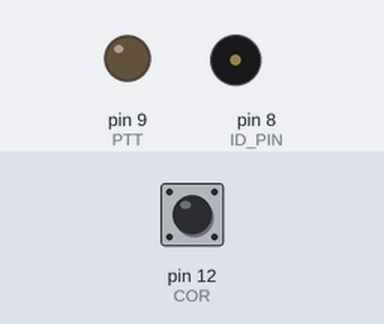
A sketch run on a simulated Arduino Uno, built with avr-gcc and run on an emulated ATmega328P. Parts: output pins drawn as LEDs (lit = HIGH), buzzer (waves = sounding). The test bench sets the inputs (shaded band); at power-on: pin 12 (COR) HIGH. What the sketch prints to the serial monitor is not drawn.

Above: at 0.1 s.
At 3.48 s:
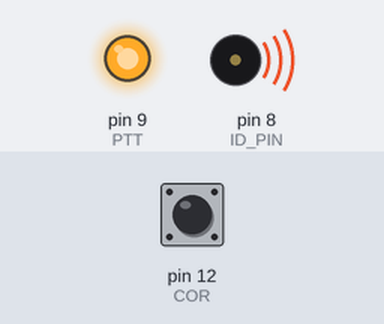
At 6.9 s:
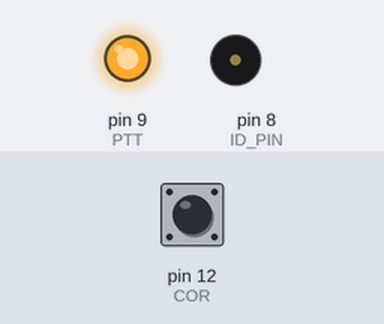
Timing chart, 0 to 8.9 s (numbered marks = the images above):
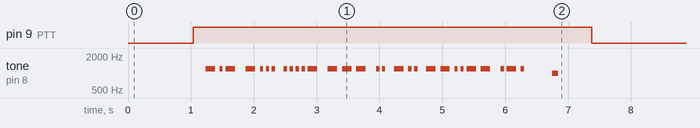

The sketch:

RepeaterController.ino
```cpp
// (licence header left out)
/*
 * Note: The Arduino Time Libnrary is required, it can be found at
 * http://playground.arduino.cc/Code/Time See the Arduino website:
 * http://arduino.cc/en/Guide/Libraries for info on how to import
 * libraries.
 *
 * Please note that this library will only work as-is with pre-1.5.7
 * versions of the Arduino IDE, because it uses PROGMEM. Current
 * versions of the Arduino IDE (1.5.7 and later) require type
 * declarations involving PROGMEM to be 'const'
 */
#include <Time.h>
//#include "pitches.h"

// Here we define the starting values of the ID and Squelch Tail
// Timers
#define DEFAULT_ID_TIMER 600       // In Seconds
#define DEFAULT_SQ_TIMER 1         // In Seconds

// other misc timer values
#define ID_PTT_DELAY  200       // in mS
#define ID_PTT_HANG   500       // in mS
#define CW_MIN_DELAY  30        // in mS
#define COR_DEBOUNCE_DELAY  50  // in mS

// These values define what the DIO input pin state is when this
// input is active or not. These two cases are inverses of each
// other, comment out the following define to make COR follow
// NEGATIVE logic

//#define COR_POSITIVE
#ifdef COR_POSITIVE
  #define COR_ON   HIGH    // DIO Pin state when COR is active
  #define COR_OFF  LOW     // DIO Pin state when COR is not active
#else
  #define COR_ON   LOW     // DIO Pin state when COR is active
  #define COR_OFF  HIGH    // DIO Pin state when COR is not active
#endif

// These values define what the DIO output pin state is when this
// output is active or not. These two cases are inverses of each
// other, comment out the following define to make PTT follow
// NEGATIVE logic

#define PTT_POSITIVE
#ifdef PTT_POSITIVE
  #define PTT_ON   HIGH    // DIO Pin state when PTT is active
  #define PTT_OFF  LOW     // DIO Pin state when PTT is not active
#else
  #define PTT_ON   LOW     // DIO Pin state when PTT is active
  #define PTT_OFF  HIGH    // DIO Pin state when PTT is not active
#endif

// Master enum of state machine states
enum CtrlStates {
  CS_START,
  CS_IDLE,
  CS_DEBOUNCE_COR_ON,
  CS_PTT_ON,
  CS_PTT,
  CS_DEBOUNCE_COR_OFF,
  CS_SQT_ON,
  CS_SQT_BEEP,
  CS_SQT,
  CS_SQT_OFF,
  CS_PTT_OFF,
  CS_ID
};

enum BeepTypes {
  CBEEP_NONE,
  CBEEP_SINGLE,
  CBEEP_DEDOOP,
  CBEEP_DODEEP,
  CBEEP_DEDEEP
};

// This is where we define what DIO PINs map to what functions
int PTT = 9;      // DIO Pin number for the PTT out - 9
int COR = 12;     // DIO Pin number for the COR in - 12
int CORLED = 7;  // DIO Pin number for the COR indicator LED - 11
int ID_PIN = 8;   // DIO Pin for the ID Audio output tone

// This is where the callsign is mapped in dah/dit/spaces
// e.g. N0S would be 3,1,0,3,3,3,3,3,0,3,3,3,0
// Put your call here, then count the number of elements and set
// NumElements below
int Elements[] = {
  3,1,3,0,3,1,1,1,0,1,1,1,1,3,0,3,3,3,0,1,1,0,3,1,1,0,3,3,1,1,3,3,0,1,3,1
};

// Here's where we define some of the CW ID characteristics
int NumElements = 36;    // This is the number of elements in the ID
int ID_tone = 1200;      // Audio frequency of CW ID
int BEEP_tone = 1000;    // Audio frequency of Courtesy Beep
int BeepDuration = 2;    // Courtesy Tone length (in CWID increments)
int CW_TIMEBASE = 50;   // CW ID Speed (This is a delay in mS)
// (50 is about 20wpm)

#define CBEEP_TYPE  CBEEP_SINGLE

// Timer definitions
time_t ticks;            // Current elapsed time in seconds
time_t IDTimer;          // next expire time for ID timer
time_t SQTimer;          // next expire time for Squelch Tail timer

// timer reset value definitions
int SQTimerValue;        // Squelch Tail interval time - in Seconds
int IDTimerValue;        // ID Timer interval time - in Seconds

// rptr run states
int nextState = 0;  // next state
int rptrState = 0;  // current state
int prevState = 0;  // previous state

// various DIO pin states
boolean CORValue;  // current COR value
boolean pCORValue; // previous COR value
boolean PTTValue;  // current PTT state

boolean Need_ID;   // Whether on not we need to ID

/* This function will reset the ID Timer by adding the
 * timer interval value to the current elapsed time
 */
void reset_id_timer() {
  IDTimer = ticks + IDTimerValue;
}

void beep(int freq, int duration) {
  // Start Playing the beep
  tone(ID_PIN,freq,duration);

  // Wait for the note to end
  delay(duration);

  // stop playing the beep
  noTone(ID_PIN);
}

/* This function will play the courtesy beep. Blocking call */
void do_cbeep(void) {

  // wait 200 mS
  delay(ID_PTT_DELAY);

  // Calculate the Courtesy Tone duration
  int BeepDelay = BeepDuration * CW_TIMEBASE;

  switch(CBEEP_TYPE)
  {
    case CBEEP_NONE:
      break;

    case CBEEP_DEDOOP:
      beep(ID_tone,BeepDelay*2);
      delay(BeepDelay);
      beep(BEEP_tone,BeepDelay);
      break;

    case CBEEP_DODEEP:
      beep(BEEP_tone,BeepDelay*2);
      delay(BeepDelay);
      beep(ID_tone,BeepDelay);
      break;

    case CBEEP_DEDEEP:
      beep(BEEP_tone,BeepDelay);
      delay(BeepDelay);
      beep(BEEP_tone,BeepDelay);
      break;

    case CBEEP_SINGLE:
    default:
      beep(BEEP_tone,BeepDelay);
      break;
  }

  // A little delay never hurts
  delay(CW_MIN_DELAY);

}

/* this function will play the CW ID *BLOCKING CALL* */
void do_ID() {
  // exit if we do not need to ID yet
  if (!Need_ID)
    return;

  // We turn on the PTT output
  PTTValue = PTT_ON;
  digitalWrite(PTT, PTTValue);

  // wait 200 mS
  delay(ID_PTT_DELAY);

  // calculate the length of time to wait for the ID tone
  // to quit playing.
  int InterElementDelay = CW_TIMEBASE * 1.3;

  // We Play the ID elements
  for (int Element = 0; Element < NumElements; Element++) {
    if (Elements[Element] != 0) {
      tone(ID_PIN,ID_tone,Elements[Element] * CW_TIMEBASE);
      delay(Elements[Element] * InterElementDelay);
      noTone(ID_PIN);
    }
    else
      delay(InterElementDelay);

    // add a little extra inter element delay
    delay(CW_MIN_DELAY);
  }

  // wait 200 mS
  delay(ID_PTT_DELAY);

  // do courtesy beep
  do_cbeep();

  // we give a little PTT hang time
  delay(ID_PTT_HANG);

  // Turn off the PTT
  PTTValue = PTT_OFF;
  digitalWrite(PTT, PTTValue);

  // reset the ID timer
  reset_id_timer();
  // turn off need id
  Need_ID = LOW;
}

/* This function will print current repeater operating states
 * to the serial port. For debuggin purposes only.
 */
void show_state_info() {
  Serial.print ("t:");
  Serial.print (now(),DEC);
  Serial.print (":state:");
  Serial.print (prevState,DEC);
  Serial.print (",");
  Serial.print (rptrState,DEC);
  Serial.print (",");
  Serial.print (nextState,DEC);
  Serial.print (":C:");
  Serial.print (CORValue,DEC);
  Serial.print (",");
  Serial.print (pCORValue,DEC);
  Serial.print (":P:");
  Serial.println (PTTValue,DEC);
}

/* One time startup init loop */
void setup() {

  // set up the Serial Connection
  Serial.begin (9600);

  // Determine the size of the Elements array
  NumElements = sizeof(Elements)/2;

  // Get a current tick timer value
  ticks = now();

  // initialize the timers
  SQTimerValue = DEFAULT_SQ_TIMER;
  IDTimerValue = DEFAULT_ID_TIMER;

  // incase any setup code needs to know what state we are in
  rptrState = CS_START;

  // setup the DIO pins for the right modes
  pinMode(PTT, OUTPUT);
  pinMode(COR, INPUT);

  // make sure we start with PTT off
  digitalWrite(PTT, PTT_OFF);

  // Get current values for COR
  CORValue = digitalRead(COR);
  pCORValue = CORValue;

  // Here is the first state we jump to
  rptrState = CS_IDLE;

  Serial.print ("Start Time:");
  Serial.println (now(),DEC);

  Serial.print ("ID_Tone:");
  Serial.println (ID_tone,DEC);

  Serial.print ("Beep_Tone:");
  Serial.println (BEEP_tone,DEC);

  Serial.print ("NumElements:");
  Serial.println (NumElements,DEC);

  // make sure we ID at startup.
  Need_ID = HIGH;
}

void get_cor() {
  // Read the COR input and store it in a global
  CORValue = digitalRead(COR);
  // lite the external COR indicator LED
  if (CORValue == COR_ON)
    digitalWrite(CORLED,HIGH);
  else
    digitalWrite(CORLED,LOW);
}

void loop() {

  // grab the current elapsed time
  ticks = now();

  // grab the current COR value
  get_cor();

  // execute the state machibe
  switch(rptrState)
  {
    case CS_START:
      // do nothing
      break;

    case CS_IDLE:
      // wait for COR to activate, then jump to debounce
      if (CORValue == COR_ON) {
        pCORValue = CORValue;
        rptrState = CS_DEBOUNCE_COR_ON;
      }

      // look for ID timer expiry
      if (ticks > IDTimer && Need_ID)
        rptrState = CS_ID;

      break;

    case CS_DEBOUNCE_COR_ON:
      // ideally we will delay here a little while and test
      // the current value (after the delay) with the pCORValue
      // to prove its not a flake
      delay(COR_DEBOUNCE_DELAY);
      if ( pCORValue != digitalRead(COR)) {
        rptrState = CS_IDLE;  // FLAKE - bail back to IDLE
      } else {
        nextState = CS_PTT;    // where we will go after PTT_ON
        rptrState = CS_PTT_ON;  // good COR - PTT ON
      }
      break;

    case CS_PTT_ON:
      // turn on PTT
      PTTValue = PTT_ON;
      digitalWrite(PTT, PTTValue);
      // jump to the desired next state (set by the previous state)
      rptrState = nextState;
      break;

    case CS_PTT:
      // we stay in this state and wait for COR to DROP (de-activate),
      // then jump to debounce
      if (CORValue != COR_ON)
        rptrState = CS_DEBOUNCE_COR_OFF;
      break;

    case CS_DEBOUNCE_COR_OFF:
      // ideally we will delay here a little while and test
      // the result with the pCORValue to prove its not a flake
      delay(COR_DEBOUNCE_DELAY);
      if ( CORValue != digitalRead(COR))
        rptrState = CS_PTT;  // FLAKE - ignore
      else
        rptrState = CS_SQT_ON;  // COR dropped, go to sqt
      break;

    case CS_SQT_ON:
      // set SQTimer active
      SQTimer = ticks + SQTimerValue;
      // jump to next state
      rptrState = CS_SQT_BEEP;
      break;

    case CS_SQT_BEEP:
      // Do the courtesy beep
      do_cbeep();
      // jump to CS_SQT to wait for SQT timer
      rptrState = CS_SQT;
      break;

    case CS_SQT:
      // We stay in this state until SQTimer expires, then
      // we jump to to CS_SQT_OFF
      if (ticks > SQTimer)
        rptrState = CS_SQT_OFF;
      if (CORValue == COR_ON) {
        pCORValue = CORValue;
        rptrState = CS_DEBOUNCE_COR_ON;
      }
      break;

    case CS_SQT_OFF:
      // set SQTail not active
      nextState = CS_IDLE;
      rptrState = CS_PTT_OFF;
      // We just got done transmitting, so we need
     // to ID next time the ID timer expires
      Need_ID = HIGH;
      break;

    case CS_PTT_OFF:
      // Turn the PTT off
      PTTValue = PTT_OFF;
      digitalWrite(PTT, PTTValue);
      // jump to the desired next state (set by the previous state)
      rptrState = nextState;
      break;

    case CS_ID:
      // Go do the ID (this is a *blocking* call)
      do_ID();
      // back to the IDLE state when
      rptrState = CS_IDLE;
      // we have satisfied our need to ID, so NO
      Need_ID = LOW;
      break;

    default:
      // do nothing
      break;
  }

  // Comment this out to stop reporting this info
  show_state_info();

  // capture the current machine state and COR value and
  // save as 'previous' for the next loop.
  prevState = rptrState;
  pCORValue = CORValue;

}
```

Measured:
- by itself, pin 9 (PTT): LOW → HIGH at 1.0 s, → LOW 6.3 s later
- by itself, tone on pin 8 (ID_PIN): plays 1200 Hz for 0.15 s, 1200 Hz for 0.05 s, 1200 Hz for 0.15 s, 1200 Hz for 0.15 s, 1200 Hz for 0.05 s, 1200 Hz for 0.05 s … (30 notes in this stretch)
